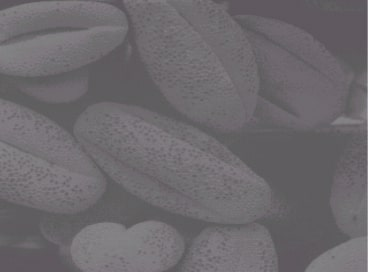
#> input picture Histogram/kopiGrayscale.jpg, 368 x 272 px
$ jupyter execute Untitled.ipynb
#> lines starting #> are read from the running program, lines starting #| are printed output that depends on the picture
# Histogram

[cell 1]
import cv2
import matplotlib.pyplot as plt

## Mengambil Gambar dan Mengubahnya ke Grayscale

[cell 2]
img = cv2.imread("kopiGrayscale.jpg")
#> img is the input picture: shape (272, 368, 3); mean B, G, R 109.3, 105.3, 108.9
gray = cv2.cvtColor(img, cv2.COLOR_BGRA2GRAY)
plt.imshow(gray)
plt.show()

## Menampilkan Histogram

[cell 3]
plt.hist(gray.ravel(), 256, [0, 256])
plt.show()
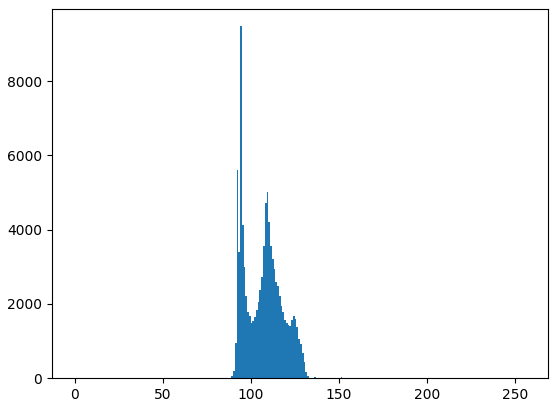
#> figure drawn by matplotlib, 1 panel; tallest bar 9479 high, from x = 94 to 95
